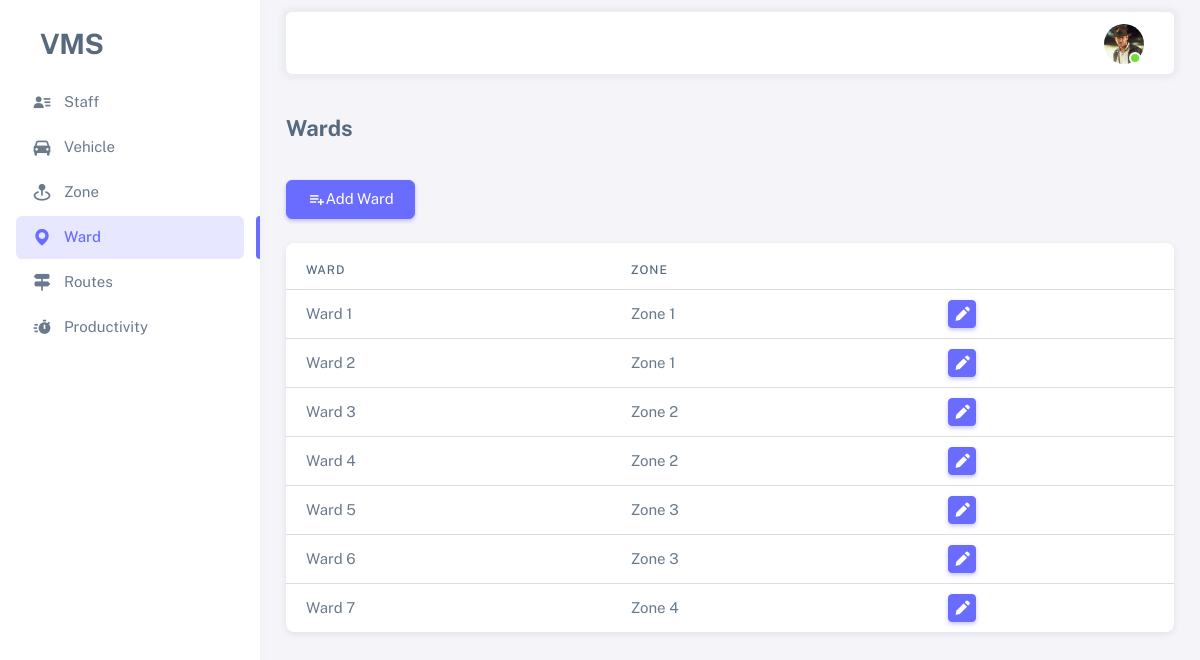
The page /ward-list/ (signed in) on the database as committed earlier.
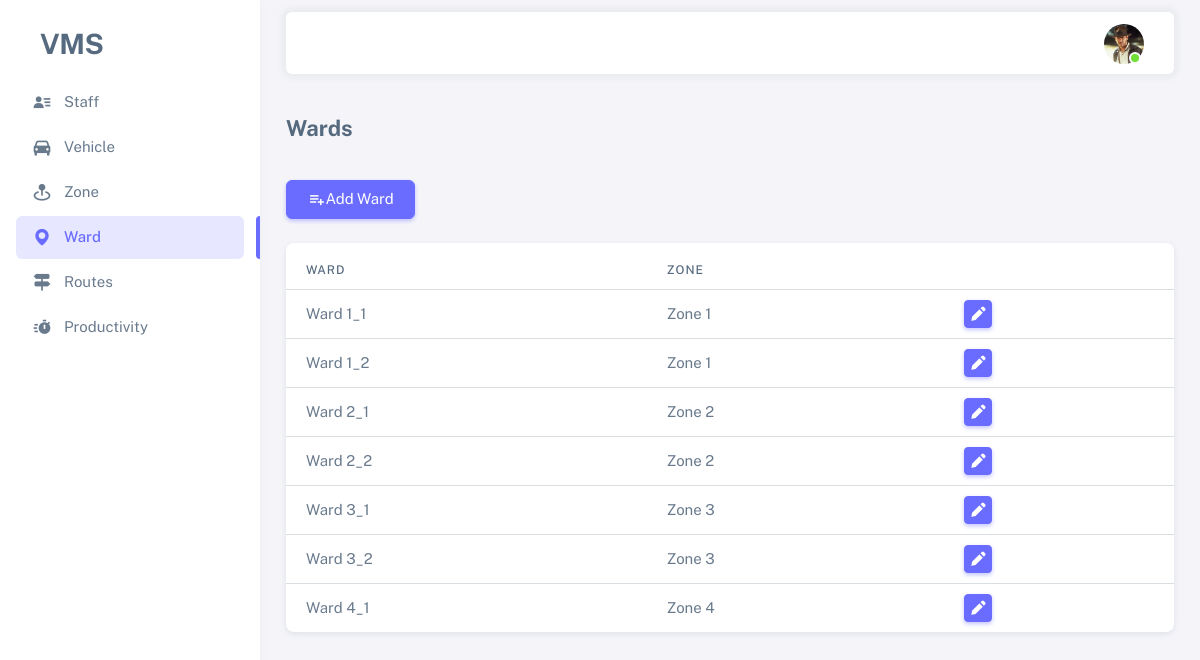
The same page on the database as committed later.
### vms_app/models.py (models this page shows, shortened)
class Ward(models.Model):
    ward_name = models.CharField(max_length=50, unique=True)
    zone = models.ForeignKey(Zone, related_name='contained_wards_set', on_delete=models.PROTECT)
    is_active = models.BooleanField(default=True)

class Zone(models.Model):
    zone_name = models.CharField(max_length=50, unique=True)
    is_active = models.BooleanField(default=True)
    def __str__(self):
        return self.zone_name

### vms_app/views.py (the view)
# urls.py: path('ward-list/', views.ward_list, name='ward_list'),
@login_required(login_url='login')
@active_required
def ward_list(request):
    wards = Ward.objects.all()
    context = {
        "wards": wards,
        "menu": "menu-ward"
    }
    return render(request, 'vms_app/ward_list.html', context)

### vms_app/templates/vms_app/ward_list.html
{% extends 'base.html' %}
{% block content %}
    <h4 class="fw-bold py-3 mb-4">Wards</h4>
    <div class="row">
        <div class="col-auto">
            <a href="{% url 'create_ward' %}" class="btn btn-primary">
                <span class="tf-icons bx bx-list-plus"></span> Add Ward
            </a>
        </div>
    </div>
    <div class="card mt-4">
        <div class="table-responsive text-nowrap mt-2">
            <table class="table">
                <thead>
                <tr>
                    <th>Ward</th>
                    <th>Zone</th>
                    <th></th>
                </tr>
                </thead>
                <tbody class="table-border-bottom-0">
                {% for ward in wards %}
                    <tr>
                        <td>{{ ward.ward_name }}</td>
                        <td>{{ ward.zone }}</td>
                        <td>
                            <a href="{% url 'edit_ward' ward.id %}" class="btn btn-primary btn-sm btn-icon"><i class="bx bxs-pencil"></i></a>
                        </td>
                    </tr>
                {% endfor %}
                </tbody>
            </table>
        </div>
    </div>
{% endblock content %}

Rows that differ between the two databases and show on the page:
changed Ward: ward_name "Ward 1" → "Ward 1_1"
changed Ward: ward_name "Ward 2" → "Ward 1_2"
changed Ward: ward_name "Ward 3" → "Ward 2_1"
changed Ward: ward_name "Ward 4" → "Ward 2_2"
changed Ward: ward_name "Ward 5" → "Ward 3_1"
changed Ward: ward_name "Ward 6" → "Ward 3_2"
changed Ward "Zone 4": ward_name "Ward 7" → "Ward 4_1"
